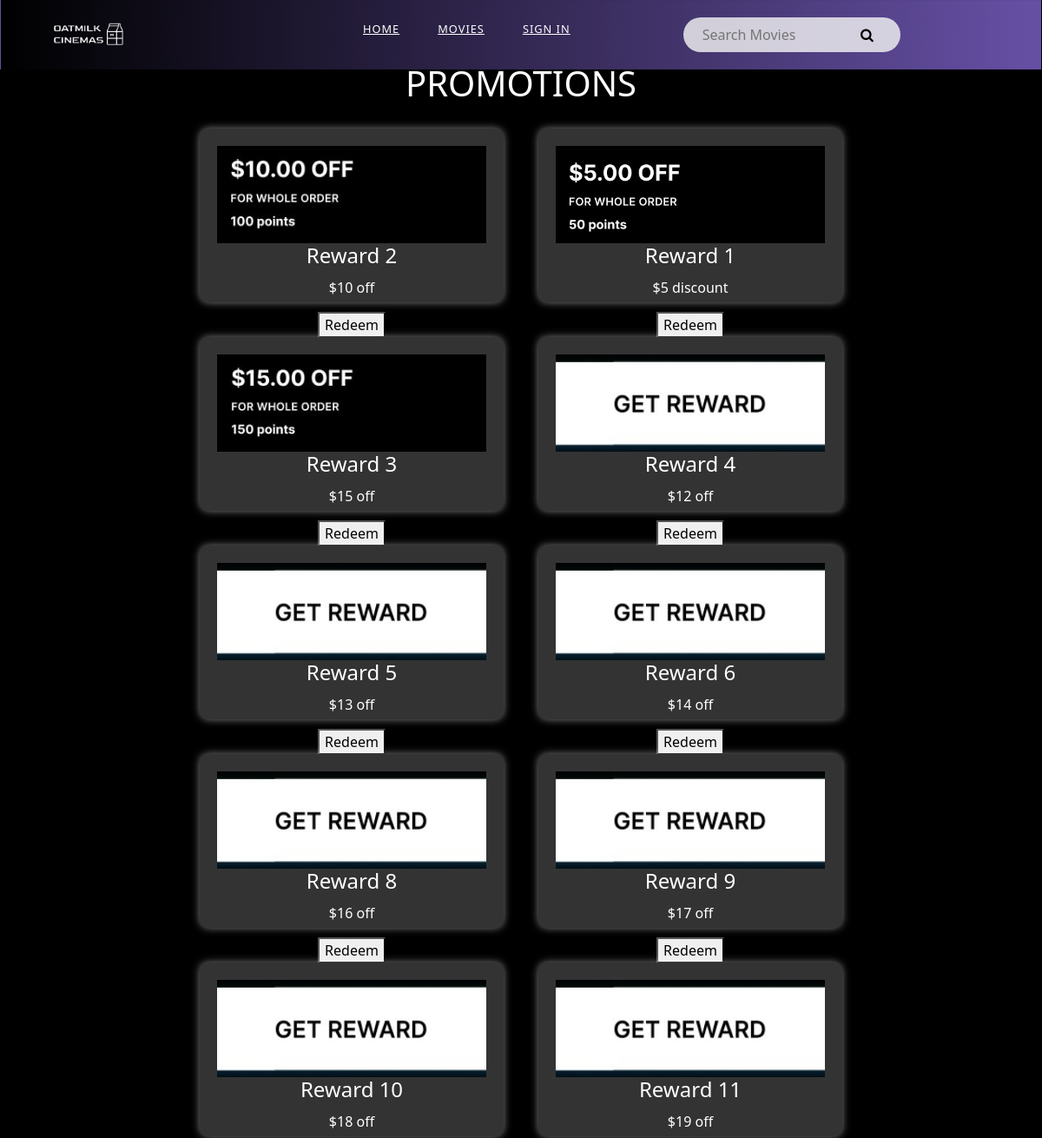
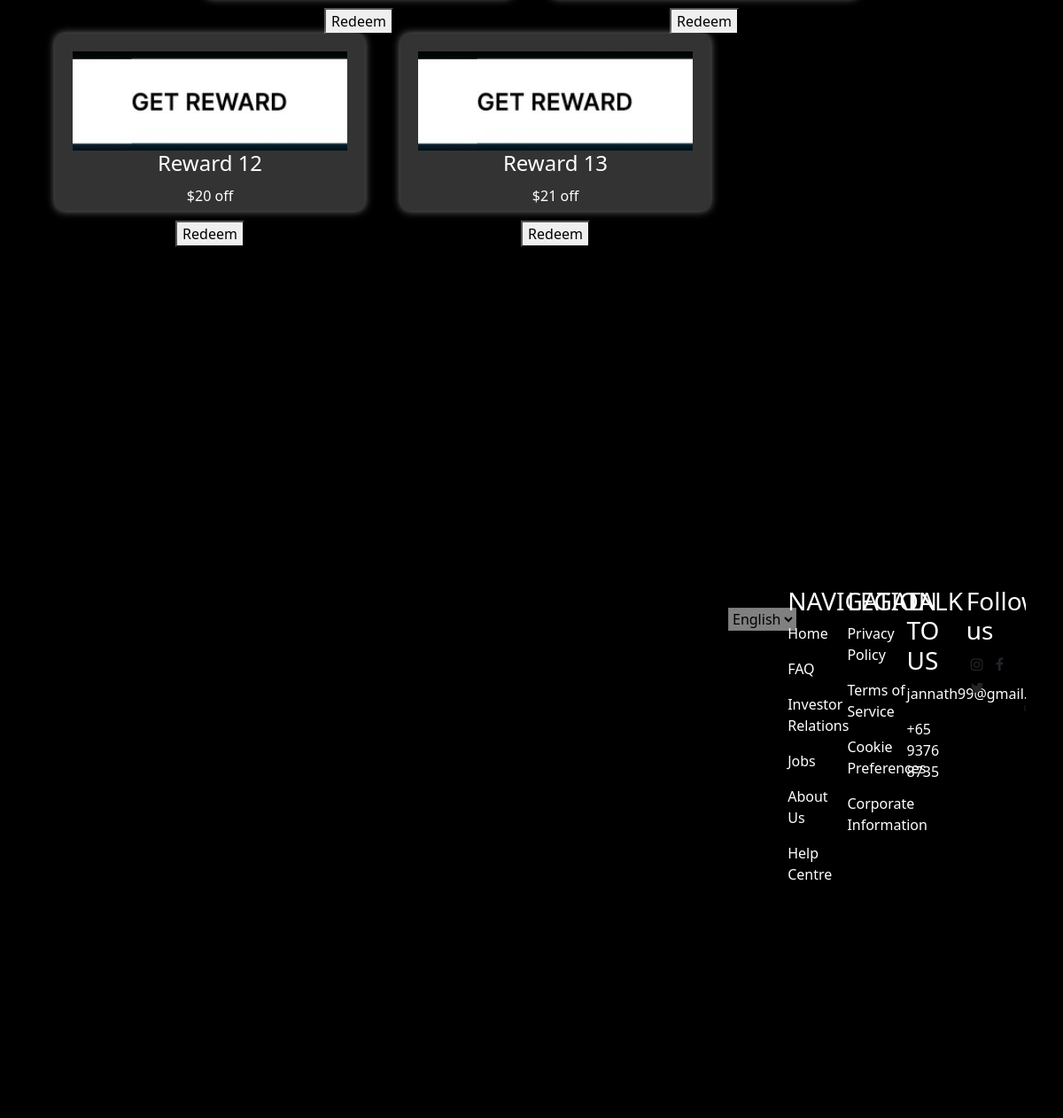
The app's page /promotions.php with its own data (2 pictures, top to bottom).
### tables this page shows
CREATE TABLE `rewards` (
  `reward_id` int(10) NOT NULL,
  `reward_name` varchar(50) NOT NULL,
  `description` varchar(100) NOT NULL,
  `image` varchar(100) NOT NULL,
  `reward_Point` int(10) NOT NULL,
  `rewardAmount` int(15) NOT NULL
);

### promotionsController.php (called while the page is built, shortened)
<?php
class RewardsController
{
    private $conn;
    public function __construct($conn)
    {
        $this->conn = $conn;
    }
    public function displayRewards()
    {
        $rewards = array();
        $sql = "SELECT * FROM rewards";
        $result = mysqli_query($this->conn, $sql);
        if ($result) {
            while ($row = mysqli_fetch_assoc($result)) {
                $rewards[] = $row;
            }
        }
        return $rewards;
    }
}
?>

### promotions.php (the view, shortened to what this page needs)
<?php
include("DBTicketBooking.php");
include("promotionsController.php");
include("navBar.php");
$controller = new RewardsController($conn);
$rewards = $controller->displayRewards();
?>
<!DOCTYPE html>
<html>
<head>
  <link rel="stylesheet" href="homestylesheet.css" />
  <link href="https://cdn.jsdelivr.net/npm/bootstrap@5.2.3/dist/css/bootstrap.min.css" rel="stylesheet"
>
  <link rel="stylesheet" href="https://cdnjs.cloudflare.com/ajax/libs/font-awesome/4.7.0/css/font-awesome.min.css">
</head>
<body style="background-color: black;">
  <br /><br /><br />
  <h1>Promotions</h1>
  <div class="container">
    <?php
    if (!empty($rewards)) {
      foreach ($rewards as $reward) {
        $reward_name = $reward['reward_name'];
        $description = $reward['description'];
        $image = $reward['image'];
        ?>
    <div class="item">
      <img src="<?php echo $image ?>" alt="<?php echo $reward_name ?>">
      <h2 style="color:white;">
        <?php echo $reward_name ?>
      </h2>
      <p>
        <?php echo $description ?>
      </p>
      <form method="post" action="promotions.php">
        <button type="submit" name="redeem">Redeem</button>
      </form>
    </div>
    <?php
      }
    } else {
      echo "No promotions available.";
    }
    ?>
<?php include("footer.php");?>
</body>
</html>

### navBar.php (shortened to what this page needs)
<nav>
    <a href="#" class="logo">
        <img src="oatmilk.png" />
    </a>
    <ul class="menu">
        <li><a href="index.php">Home</a></li>
        <li><a href="movies.php">Movies</a></li>
        <?php if (!isset($_SESSION['email'])): ?>
            <li><a href="login.php">Sign in</a></li>
        <?php endif; ?>
    </ul>
    <div class="search">
        <input type="text" placeholder="Search Movies" />
        <button><i class="fa fa-search"></i></button>
    </div>
</nav>

### footer.php (shortened to what this page needs)
<div class="box4">
  <div class="column">
    <br />
    <select style="background-color: grey;" name="lang" id="lang">
      <option value="En">English</option>
    </select>
  </div>
  <div class="column">
    <h3>NAVIGATION</h3>
    <p>Home</p>
    <p>FAQ</p>
    <p>Investor Relations</p>
    <p>Jobs</p>
    <p>About Us</p>
    <p>Help Centre</p>
  </div>
  <div class="column">
    <h3>LEGAL</h3>
    <p>Privacy Policy</p>
    <p>Terms of Service</p>
    <p>Cookie Preferences</p>
    <p>Corporate Information</p>
  </div>
  <div class="column">
    <h3>TALK TO US</h3>
    <p>jannath99@gmail.com</p>
    <p>+65 9376 8735 </p>
  </div>
  <div class="column">
    <h3>Follow us</h3>
    <i class="fa fa-instagram"></i>
    <i class="fa fa-facebook"></i>
    <i class="fa fa-twitter"></i>
    <pre style="font-size: 10px;">
          <i class="fa fa-copyright"></i>2023 oatmilk. All Rights Reserved
                  </pre>
  </div>
</div>

### homestylesheet.css (style rules this page uses)
body { background-size:cover; height: 100vh; background-position: center; color:#f2f2f2; background-color: black; }
* { box-sizing: border-box; }
ul { list-style: none; }
a { text-decoration: none; }
nav { display: flex; justify-content: space-around; align-items: center; width:100%; height: 80px; border:1px solid rgba(0,0,0,0.04); background-image: linear-gradient(to right, #000000, #6650A5); position: fixed; left: 0; top: 0; z-index: 100; }
.logo img { height: 35px; background-color: linear-gradient(to right, #000000, #6650A5); }
nav .menu { display: flex; }
nav .menu li a { height: 40px; line-height: 43px; margin: 0px; padding: 0px 22px; display: flex; font-size: 0.8rem; text-transform: uppercase; font-weight: 500; color:white; letter-spacing: 1px; }
.search { width:250px; height: 40px; background-color: rgba(245,245,245,0.8); display: flex; justify-content: center; align-items: center; border-radius: 20px; padding: 0px 20px; }
.search input { width:100%; height: 30px; border:none; outline: none; background-color: transparent; }
.search button { background-color:transparent; border: none; color: black; }
.box4 { position:absolute; flex: 1; height: 75vh; width: 100%; top: 1425px; left: 0px; overflow: hidden; align-items: center; justify-content: left; background-image: linear-gradient(to bottom right,black, black); }
.column { float: left; width: 20%; }
i { padding:5px; }
h1 { color:white; }
h3 { color:white; }
p { color:white }

### promotions.php (style rules this page uses)
body { background-color: black; color: white; font-family: Arial, sans-serif; font-size: 18px; line-height: 1.5; }
h1 { font-size: 36px; margin-top: 50px; margin-bottom: 30px; text-align: center; text-transform: uppercase; }
.container { display: flex; flex-wrap: wrap; justify-content: center; margin-bottom: 50px; }
.item { width: 350px; height:200px; margin: 20px; padding: 20px; background-color: #333; border-radius: 10px; box-shadow: 0 0 10px rgba(255, 255, 255, 0.5); text-align: center; }
.item img { width: 100%; height: 70%; object-fit: cover; object-position: cover; }
.item h2 { font-size: 24px; margin-bottom: 10px; }
h2 { margin-top: 50px; color: white; }

### footer.php (style rules this page uses)
.box4 { clear: both; position: relative; margin-top: -70%; }

### records on screen
rewards: image (picture), reward_name "Reward 2", description "$10 off"
rewards: image (picture), reward_name "Reward 1", description "$5 discount"
rewards: image (picture), reward_name "Reward 3", description "$15 off"
rewards: image (picture), reward_name "Reward 4", description "$12 off"
rewards: image (picture), reward_name "Reward 5", description "$13 off"
rewards: image (picture), reward_name "Reward 6", description "$14 off"
rewards: image (picture), reward_name "Reward 8", description "$16 off"
rewards: image (picture), reward_name "Reward 9", description "$17 off"
rewards: image (picture), reward_name "Reward 10", description "$18 off"
rewards: image (picture), reward_name "Reward 11", description "$19 off"
rewards: image (picture), reward_name "Reward 12", description "$20 off"
rewards: image (picture), reward_name "Reward 13", description "$21 off"
